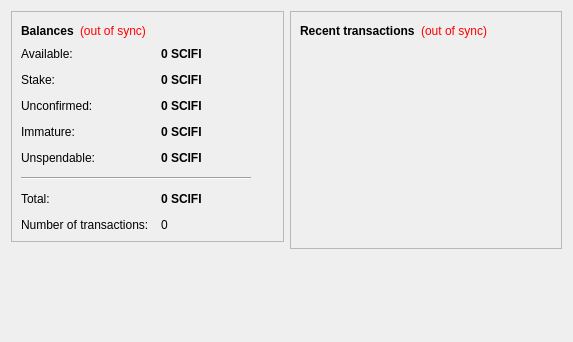
<?xml version="1.0" encoding="UTF-8"?>
<ui version="4.0">
 <class>OverviewPage</class>
 <widget class="QWidget" name="OverviewPage">
  <property name="geometry">
   <rect>
    <x>0</x>
    <y>0</y>
    <width>573</width>
    <height>342</height>
   </rect>
  </property>
  <property name="windowTitle">
   <string>Form</string>
  </property>
  <layout class="QHBoxLayout" name="horizontalLayout" stretch="1,1">
   <item>
    <layout class="QVBoxLayout" name="verticalLayout_2">
     <item>
      <widget class="QFrame" name="frame">
       <property name="frameShape">
        <enum>QFrame::StyledPanel</enum>
       </property>
       <property name="frameShadow">
        <enum>QFrame::Raised</enum>
       </property>
       <layout class="QVBoxLayout" name="verticalLayout_4">
        <item>
         <layout class="QHBoxLayout" name="horizontalLayout_4">
          <item>
           <widget class="QLabel" name="label_5">
            <property name="font">
             <font>
              <weight>75</weight>
              <bold>true</bold>
             </font>
            </property>
            <property name="text">
             <string>Balances</string>
            </property>
           </widget>
          </item>
          <item>
           <widget class="QLabel" name="labelWalletStatus">
            <property name="toolTip">
             <string>The displayed information may be out of date. Your wallet automatically synchronizes with the UnitedSciFi network after a connection is established, but this process has not completed yet.</string>
            </property>
            <property name="styleSheet">
             <string notr="true">QLabel { color: red; }</string>
            </property>
            <property name="text">
             <string notr="true">(out of sync)</string>
            </property>
            <property name="alignment">
             <set>Qt::AlignLeading|Qt::AlignLeft|Qt::AlignVCenter</set>
            </property>
           </widget>
          </item>
          <item>
           <spacer name="horizontalSpacer_2">
            <property name="orientation">
             <enum>Qt::Horizontal</enum>
            </property>
            <property name="sizeHint" stdset="0">
             <size>
              <width>40</width>
              <height>20</height>
             </size>
            </property>
           </spacer>
          </item>
         </layout>
        </item>
        <item>
         <layout class="QFormLayout" name="formLayout_2">
          <property name="fieldGrowthPolicy">
           <enum>QFormLayout::AllNonFixedFieldsGrow</enum>
          </property>
          <property name="horizontalSpacing">
           <number>12</number>
          </property>
          <property name="verticalSpacing">
           <number>12</number>
          </property>
          <item row="0" column="0">
           <widget class="QLabel" name="labelAvailableText">
            <property name="toolTip">
             <string>Your current available balance</string>
            </property>
            <property name="text">
             <string>Available:</string>
            </property>
           </widget>
          </item>
          <item row="0" column="1">
           <widget class="QLabel" name="labelAvailable">
            <property name="font">
             <font>
              <weight>75</weight>
              <bold>true</bold>
             </font>
            </property>
            <property name="cursor">
             <cursorShape>IBeamCursor</cursorShape>
            </property>
            <property name="toolTip">
             <string>Your current available balance</string>
            </property>
            <property name="text">
             <string notr="true">0 SCIFI</string>
            </property>
            <property name="alignment">
             <set>Qt::AlignLeading|Qt::AlignLeft|Qt::AlignVCenter</set>
            </property>
            <property name="textInteractionFlags">
             <set>Qt::LinksAccessibleByMouse|Qt::TextSelectableByKeyboard|Qt::TextSelectableByMouse</set>
            </property>
           </widget>
          </item>
          <item row="1" column="0">
           <widget class="QLabel" name="label_6">
            <property name="toolTip">
             <string>Total of coins that was staked, and do not yet count toward the current balance</string>
            </property>
            <property name="text">
             <string>Stake:</string>
            </property>
           </widget>
          </item>
          <item row="1" column="1">
           <widget class="QLabel" name="labelStake">
            <property name="font">
             <font>
              <weight>75</weight>
              <bold>true</bold>
             </font>
            </property>
            <property name="cursor">
             <cursorShape>IBeamCursor</cursorShape>
            </property>
            <property name="toolTip">
             <string>Total of coins that was staked, and do not yet count toward the current balance</string>
            </property>
            <property name="text">
             <string notr="true">0 SCIFI</string>
            </property>
            <property name="alignment">
             <set>Qt::AlignLeading|Qt::AlignLeft|Qt::AlignVCenter</set>
            </property>
            <property name="textInteractionFlags">
             <set>Qt::LinksAccessibleByMouse|Qt::TextSelectableByKeyboard|Qt::TextSelectableByMouse</set>
            </property>
           </widget>
          </item>
          <item row="2" column="0">
           <widget class="QLabel" name="label_3">
            <property name="toolTip">
             <string>Total of transactions that have yet to be confirmed, and do not yet count toward the current balance</string>
            </property>
            <property name="text">
             <string>Unconfirmed:</string>
            </property>
           </widget>
          </item>
          <item row="2" column="1">
           <widget class="QLabel" name="labelUnconfirmed">
            <property name="font">
             <font>
              <weight>75</weight>
              <bold>true</bold>
             </font>
            </property>
            <property name="cursor">
             <cursorShape>IBeamCursor</cursorShape>
            </property>
            <property name="toolTip">
             <string>Total of transactions that have yet to be confirmed, and do not yet count toward the current balance</string>
            </property>
            <property name="text">
             <string notr="true">0 SCIFI</string>
            </property>
            <property name="alignment">
             <set>Qt::AlignLeading|Qt::AlignLeft|Qt::AlignVCenter</set>
            </property>
            <property name="textInteractionFlags">
             <set>Qt::LinksAccessibleByMouse|Qt::TextSelectableByKeyboard|Qt::TextSelectableByMouse</set>
            </property>
           </widget>
          </item>
          <item row="3" column="0">
           <widget class="QLabel" name="labelImmatureText">
            <property name="toolTip">
             <string>Mined balance that has not yet matured</string>
            </property>
            <property name="text">
             <string>Immature:</string>
            </property>
           </widget>
          </item>
          <item row="3" column="1">
           <widget class="QLabel" name="labelImmature">
            <property name="font">
             <font>
              <weight>75</weight>
              <bold>true</bold>
             </font>
            </property>
            <property name="toolTip">
             <string>Mined balance that has not yet matured</string>
            </property>
            <property name="text">
             <string notr="true">0 SCIFI</string>
            </property>
            <property name="alignment">
             <set>Qt::AlignLeading|Qt::AlignLeft|Qt::AlignVCenter</set>
            </property>
            <property name="textInteractionFlags">
             <set>Qt::LinksAccessibleByMouse|Qt::TextSelectableByKeyboard|Qt::TextSelectableByMouse</set>
            </property>
           </widget>
          </item>
          <item row="4" column="0">
           <widget class="QLabel" name="labelBalanceWatchOnlyText">
            <property name="toolTip">
             <string>Your unspendable balance</string>
            </property>
            <property name="text">
             <string>Unspendable:</string>
            </property>
           </widget>
          </item>
          <item row="4" column="1">
           <widget class="QLabel" name="labelBalanceWatchOnly">
            <property name="font">
             <font>
              <weight>75</weight>
              <bold>true</bold>
             </font>
            </property>
            <property name="cursor">
             <cursorShape>IBeamCursor</cursorShape>
            </property>
            <property name="toolTip">
             <string>Your unspendable balance</string>
            </property>
            <property name="text">
             <string notr="true">0 SCIFI</string>
            </property>
            <property name="alignment">
             <set>Qt::AlignLeading|Qt::AlignLeft|Qt::AlignVCenter</set>
            </property>
            <property name="textInteractionFlags">
             <set>Qt::LinksAccessibleByMouse|Qt::TextSelectableByKeyboard|Qt::TextSelectableByMouse</set>
            </property>
           </widget>
          </item>
          <item row="5" column="0" colspan="2">
           <widget class="Line" name="line">
            <property name="maximumSize">
             <size>
              <width>230</width>
              <height>16777215</height>
             </size>
            </property>
            <property name="orientation">
             <enum>Qt::Horizontal</enum>
            </property>
           </widget>
          </item>
          <item row="6" column="0">
           <widget class="QLabel" name="labelTotalText">
            <property name="toolTip">
             <string>Your current total balance</string>
            </property>
            <property name="text">
             <string>Total:</string>
            </property>
           </widget>
          </item>
          <item row="6" column="1">
           <widget class="QLabel" name="labelTotal">
            <property name="font">
             <font>
              <weight>75</weight>
              <bold>true</bold>
             </font>
            </property>
            <property name="toolTip">
             <string>Your current total balance</string>
            </property>
            <property name="text">
             <string notr="true">0 SCIFI</string>
            </property>
            <property name="alignment">
             <set>Qt::AlignLeading|Qt::AlignLeft|Qt::AlignVCenter</set>
            </property>
            <property name="textInteractionFlags">
             <set>Qt::LinksAccessibleByMouse|Qt::TextSelectableByKeyboard|Qt::TextSelectableByMouse</set>
            </property>
           </widget>
          </item>
          <item row="7" column="0">
           <widget class="QLabel" name="label_2">
            <property name="toolTip">
             <string>Total number of transactions in wallet</string>
            </property>
            <property name="text">
             <string>Number of transactions:</string>
            </property>
           </widget>
          </item>
          <item row="7" column="1">
           <widget class="QLabel" name="labelNumTransactions">
            <property name="toolTip">
             <string>Total number of transactions in wallet</string>
            </property>
            <property name="text">
             <string notr="true">0</string>
            </property>
           </widget>
          </item>
         </layout>
        </item>
       </layout>
      </widget>
     </item>
     <item>
      <spacer name="verticalSpacer">
       <property name="orientation">
        <enum>Qt::Vertical</enum>
       </property>
       <property name="sizeHint" stdset="0">
        <size>
         <width>20</width>
         <height>40</height>
        </size>
       </property>
      </spacer>
     </item>
     <item>
      <widget class="QLabel" name="coinLogo">
       <property name="text">
        <string/>
       </property>
       <property name="pixmap">
        <pixmap resource="../bitcoin.qrc">:/images/walletbg</pixmap>
       </property>
       <property name="scaledContents">
        <bool>false</bool>
       </property>
       <property name="alignment">
        <set>Qt::AlignCenter</set>
       </property>
      </widget>
     </item>
    </layout>
   </item>
   <item>
    <layout class="QVBoxLayout" name="verticalLayout_3">
     <item>
      <widget class="QFrame" name="frame_2">
       <property name="frameShape">
        <enum>QFrame::StyledPanel</enum>
       </property>
       <property name="frameShadow">
        <enum>QFrame::Raised</enum>
       </property>
       <layout class="QVBoxLayout" name="verticalLayout">
        <item>
         <layout class="QHBoxLayout" name="horizontalLayout_2">
          <item>
           <widget class="QLabel" name="label_4">
            <property name="text">
             <string>&lt;b&gt;Recent transactions&lt;/b&gt;</string>
            </property>
           </widget>
          </item>
          <item>
           <widget class="QLabel" name="labelTransactionsStatus">
            <property name="toolTip">
             <string>The displayed information may be out of date. Your wallet automatically synchronizes with the UnitedSciFi network after a connection is established, but this process has not completed yet.</string>
            </property>
            <property name="styleSheet">
             <string notr="true">QLabel { color: red; }</string>
            </property>
            <property name="text">
             <string notr="true">(out of sync)</string>
            </property>
            <property name="alignment">
             <set>Qt::AlignRight|Qt::AlignTrailing|Qt::AlignVCenter</set>
            </property>
           </widget>
          </item>
          <item>
           <spacer name="horizontalSpacer">
            <property name="orientation">
             <enum>Qt::Horizontal</enum>
            </property>
            <property name="sizeHint" stdset="0">
             <size>
              <width>40</width>
              <height>20</height>
             </size>
            </property>
           </spacer>
          </item>
         </layout>
        </item>
        <item>
         <widget class="QListView" name="listTransactions">
          <property name="styleSheet">
           <string notr="true">QListView { background: transparent; }</string>
          </property>
          <property name="frameShape">
           <enum>QFrame::NoFrame</enum>
          </property>
          <property name="verticalScrollBarPolicy">
           <enum>Qt::ScrollBarAlwaysOff</enum>
          </property>
          <property name="horizontalScrollBarPolicy">
           <enum>Qt::ScrollBarAlwaysOff</enum>
          </property>
          <property name="selectionMode">
           <enum>QAbstractItemView::NoSelection</enum>
          </property>
         </widget>
        </item>
       </layout>
      </widget>
     </item>
     <item>
      <spacer name="verticalSpacer_2">
       <property name="orientation">
        <enum>Qt::Vertical</enum>
       </property>
       <property name="sizeHint" stdset="0">
        <size>
         <width>20</width>
         <height>40</height>
        </size>
       </property>
      </spacer>
     </item>
    </layout>
   </item>
  </layout>
 </widget>
 <resources/>
 <connections/>
</ui>
